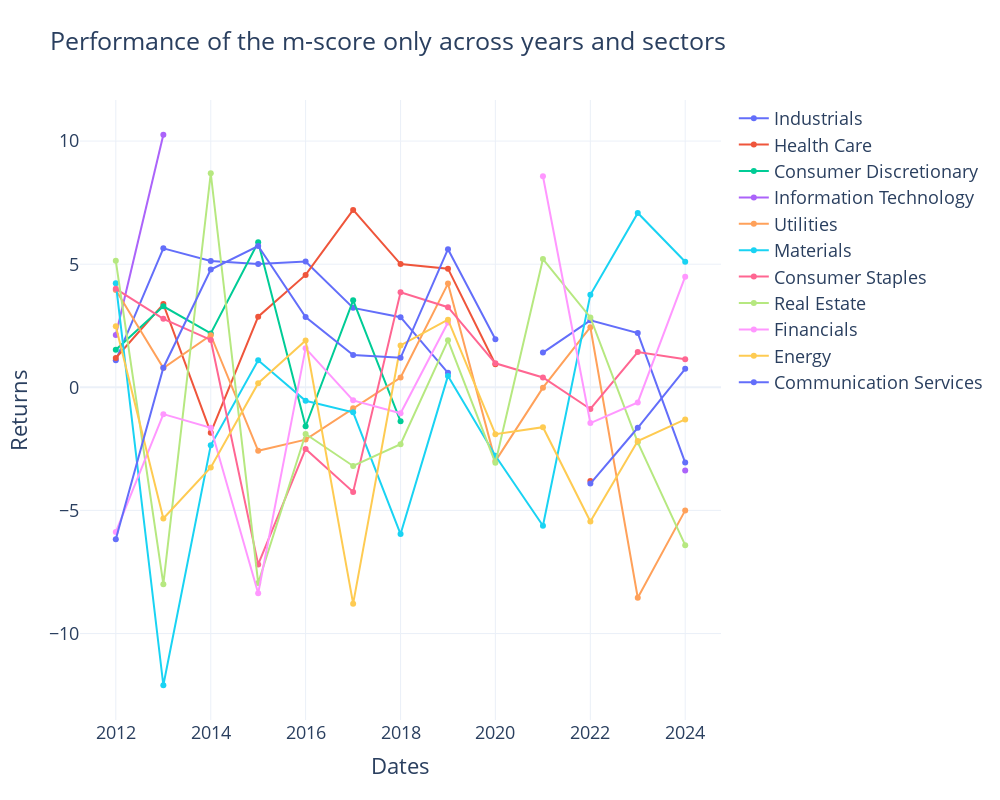

Notebook code cell kept with this figure:
### Markdown cell above
Now we are going to plot the results across sectors and across years.

### Code cell
def plot_new_models(df_joined_sectors, title):
    fig = go.Figure()
    
    for sector in sectors:

        fig.add_trace(go.Scatter(x=df_joined_sectors.xs(sector, level="sector").index, 
                                 y=df_joined_sectors.xs(sector, level="sector")["results"],
                                 mode = 'lines+markers',
                                 name = sector))

    fig.update_layout(
        title = title,
        xaxis_title = "Dates",
        yaxis_title = "Returns",
        template = "plotly_white",
        font = dict(size = 18),
        height = 800,
        width = 1000)

    fig.show()
    
plot_new_models(df_m_only, "Performance of the m-score only across years and sectors")
plot_new_models(df_z_only, "Performance of the z-score only across years and sectors")
plot_new_models(df_mix_only, "Performance of the combined screening method across years and sectors")
